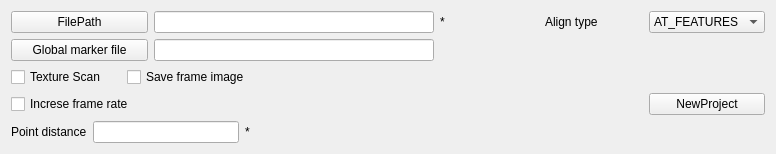
             <widget class="QWidget" name="tab_7">
              <attribute name="title">
               <string>NewProject</string>
              </attribute>
              <layout class="QGridLayout" name="gridLayout_11">
               <item row="2" column="0" colspan="4">
                <widget class="QPushButton" name="pushButton_GlobalMarker">
                 <property name="text">
                  <string>Global marker file</string>
                 </property>
                </widget>
               </item>
               <item row="5" column="5">
                <widget class="QLabel" name="label_9">
                 <property name="text">
                  <string>*</string>
                 </property>
                </widget>
               </item>
               <item row="1" column="9">
                <widget class="QComboBox" name="comboBox__AlignType">
                 <property name="minimumSize">
                  <size>
                   <width>95</width>
                   <height>0</height>
                  </size>
                 </property>
                 <item>
                  <property name="text">
                   <string>AT_FEATURES</string>
                  </property>
                 </item>
                 <item>
                  <property name="text">
                   <string>AT_MARKERS</string>
                  </property>
                 </item>
                 <item>
                  <property name="text">
                   <string>AT_HYBRID</string>
                  </property>
                 </item>
                 <item>
                  <property name="text">
                   <string>AT_AUTO</string>
                  </property>
                 </item>
                </widget>
               </item>
               <item row="5" column="6" colspan="4">
                <spacer name="horizontalSpacer_9">
                 <property name="orientation">
                  <enum>Qt::Horizontal</enum>
                 </property>
                 <property name="sizeHint" stdset="0">
                  <size>
                   <width>429</width>
                   <height>20</height>
                  </size>
                 </property>
                </spacer>
               </item>
               <item row="2" column="4" colspan="3">
                <widget class="QLineEdit" name="lineEdit_GlobalMarkerFileR"/>
               </item>
               <item row="1" column="0" colspan="4">
                <widget class="QPushButton" name="pushButton_ScanNewProFilePath">
                 <property name="text">
                  <string>FilePath</string>
                 </property>
                </widget>
               </item>
               <item row="3" column="0" colspan="3">
                <widget class="QCheckBox" name="checkBox_TextureScan">
                 <property name="text">
                  <string>Texture Scan</string>
                 </property>
                </widget>
               </item>
               <item row="4" column="0" colspan="5">
                <widget class="QCheckBox" name="checkBox_IncreseFrameRate">
                 <property name="text">
                  <string>Increse frame rate</string>
                 </property>
                </widget>
               </item>
               <item row="1" column="4" colspan="3">
                <widget class="QLineEdit" name="lineEdit_NewProFilePath">
                 <property name="minimumSize">
                  <size>
                   <width>280</width>
                   <height>0</height>
                  </size>
                 </property>
                </widget>
               </item>
               <item row="3" column="3" colspan="4">
                <widget class="QCheckBox" name="checkBox_SaveFrameImage">
                 <property name="text">
                  <string>Save frame image</string>
                 </property>
                </widget>
               </item>
               <item row="5" column="0" colspan="2">
                <widget class="QLabel" name="label_8">
                 <property name="text">
                  <string>Point distance</string>
                 </property>
                </widget>
               </item>
               <item row="5" column="2" colspan="3">
                <widget class="QLineEdit" name="lineEdit_PointDistance"/>
               </item>
               <item row="1" column="8">
                <widget class="QLabel" name="label_7">
                 <property name="text">
                  <string>Align type</string>
                 </property>
                </widget>
               </item>
               <item row="1" column="7">
                <widget class="QLabel" name="label_10">
                 <property name="text">
                  <string>*</string>
                 </property>
                </widget>
               </item>
               <item row="4" column="9">
                <widget class="QPushButton" name="pushButton_NewProject">
                 <property name="text">
                  <string>NewProject</string>
                 </property>
                </widget>
               </item>
              </layout>
             </widget>
